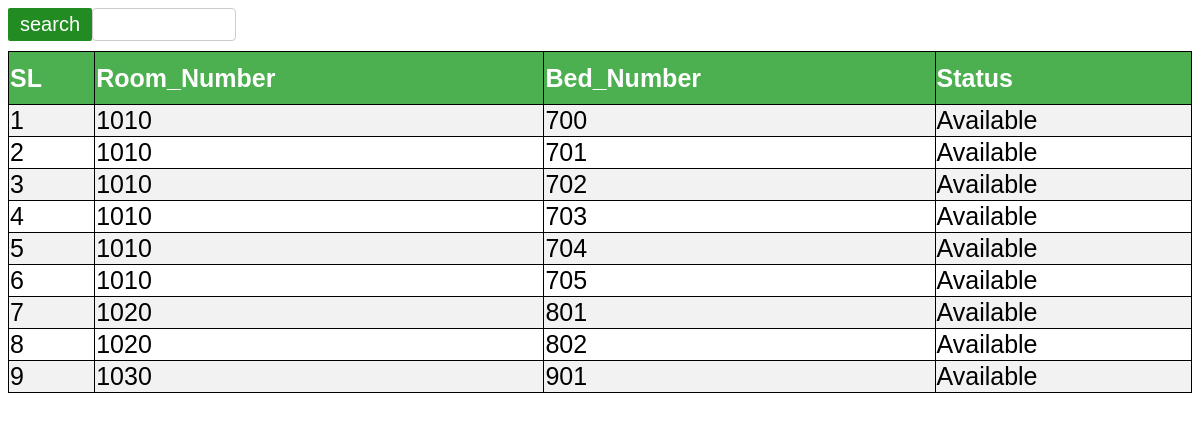
Screenshot of /HMS/display/list-bed.php with the database file from the repository.
### tables this page shows
CREATE TABLE `bed` (
  `sl` int(6) DEFAULT NULL,
  `room_number` int(6) NOT NULL,
  `bed_number` int(6) NOT NULL,
  `status` varchar(50) DEFAULT NULL
);

### HMS/display/list-bed.php (the view, shortened to what this page needs)
<!DOCTYPE html>
<html>
<head>
</head>
<body>
	<div class="container">
		<form action="search-bed.php" method="post">
			<input type="text" name="search" >
			<button class="btn">search</button>
		</form>
	</div>
<table>
	<tr>
		<th>SL</th>
		<th>Room_Number</th>
		<th>Bed_Number</th>
		<th>Status</th>
	</tr>
	<?php
      $conn =mysqli_connect("localhost", "root", "", "hospital");
            $sql = "SELECT sl, room_number,bed_number,status FROM bed";
            $result = $conn->query($sql);
            if ($result->num_rows > 0) {
            while($row = $result->fetch_assoc()) {
            echo "<tr><td> " . $row["sl"]. "</td><td> " . $row["room_number"]. " </td><td>" . $row["bed_number"]. "</td><td>".$row["status"]."</td></tr>";
                  }
              echo"</table>";
               }
              else {
              echo "0 results";
              }
	?>
</body>
</html>

### HMS/display/list-bed.php (style rules this page uses)
.btn { background-color: #228B22; color: white; padding: 5px 12px; border: none; border-radius: 2px; cursor: pointer; float: left; font-size:20px; }
input[type=text] { width: 10%; padding: 8px 12px; border: 1px solid #ccc; border-radius: 4px; resize: vertical; }
.container { padding-bottom:10px; }
table { border-collapse:collapse; color:black; width:100%; font-family:sans-serif; font-size:25px; text-align:left; padding-left:15px; }
table,th,td { border:1px solid black; }
th { background-color:#4CAF50; color:white; height:50px; }
td { height:10px; vertical-align:bottom; }
tr:nth-child(even) { background-color: #f2f2f2 }

### rows the page displays
bed: sl "1", room_number "1010", bed_number "700", status "Available"
bed: sl "2", room_number "1010", bed_number "701", status "Available"
bed: sl "3", room_number "1010", bed_number "702", status "Available"
bed: sl "4", room_number "1010", bed_number "703", status "Available"
bed: sl "5", room_number "1010", bed_number "704", status "Available"
bed: sl "6", room_number "1010", bed_number "705", status "Available"
bed: sl "7", room_number "1020", bed_number "801", status "Available"
bed: sl "8", room_number "1020", bed_number "802", status "Available"
bed: sl "9", room_number "1030", bed_number "901", status "Available"
